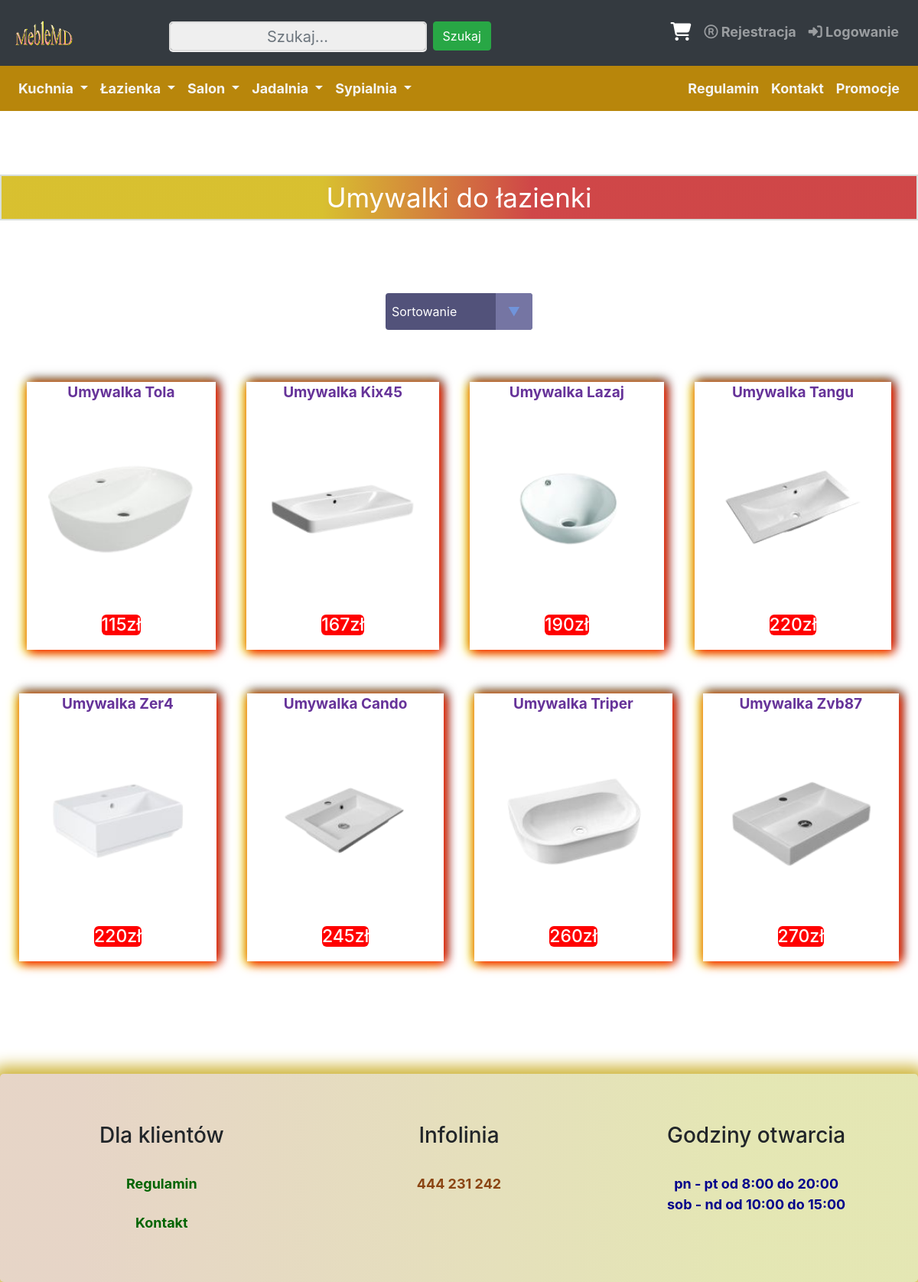
Page /lazienka_umywalki.php on the committed database.
### tables this page shows
CREATE TABLE `produkty` (
  `id` int(11) NOT NULL,
  `id_zdjec` varchar(15) DEFAULT NULL,
  `id_opisu_zdj` text NOT NULL,
  `nazwa` varchar(50) NOT NULL,
  `opis` text NOT NULL,
  `parametry` text NOT NULL,
  `cena` float NOT NULL,
  `ilosc` int(11) NOT NULL,
  `id_podkategoria` int(11) NOT NULL
);

### lazienka_umywalki.php (the view, shortened to what this page needs)
<?php
include("connect.php");
$sortowanie = isset($_POST['sort']) ? $_POST['sort'] : '';
?>
<!DOCTYPE html>
<html lang="pl">
<head>
<link href="style.css" rel="stylesheet" type="text/css" />
<link rel="stylesheet" href="https://maxcdn.bootstrapcdn.com/font-awesome/4.5.0/css/font-awesome.min.css">
<link rel="stylesheet" href="https://maxcdn.bootstrapcdn.com/bootstrap/4.5.2/css/bootstrap.min.css">
</head>
<body>
<div class="container-fluid">
<br><br><br>
 <?php
		echo'<nav class="navbar navbar-expand-xl bg-dark navbar-dark" style="position: relative;bottom:0.9cm;padding:17px">';
		echo'
				<a class="navbar-brand mx-auto" href="index.php"> <img class="img-fluid" src="images/logo.png" width="180" height="180"></a>
				<button class="navbar-toggler" type="button" data-toggle="collapse" data-target=".dual-collapse2">
					<span class="navbar-toggler-icon"></span>
				</button>';
				echo'<div class="navbar-collapse collapse w-100 order-2 dual-collapse2">';
				echo'<ul class="navbar-nav ml-auto">';
				echo'<li class="nav-item ">
				<form class="form-inline" action="wyszukiwarka.php" method="post" >
				<input class="form-control mr-sm-2 " name="wartosc" type="text" placeholder="Szukaj..." required>
				<button class="btn btn-success" text-center type="submit" style="position: relative; top:0.11cm;">Szukaj</button>
				</form>
				</li>';
				echo'</ul>';
				echo'</div>';
		echo'<div class="navbar-collapse collapse w-100 order-3 dual-collapse2">';
		echo'<ul class="navbar-nav ml-auto">';
		echo'  <li class="nav-item">';
		echo'   <a class="nav-link " href="wyswietlanie_koszyka.php">
		<i class="fa fa-shopping-cart"  data-toggle="tooltip" data-placement="bottom" title="Koszyk" style="font-size:24px;color:white; padding:1px"></i></a>';
		echo' 	</li>';
		if(isset($id_uzytkownika)!="")
			{}
			else{
		echo'  <li class="nav-item">';
		echo'   <a class="nav-link " href="rejestracja.php"><i class="fa fa-registered" aria-hidden="true"></i>  Rejestracja</a>';
		echo' 	</li>';
		echo'  <li class="nav-item ">';
		echo'   <a class="nav-link " href="logowanie.php"><i class="fa fa-sign-in" aria-hidden="true" ></i> Logowanie</a>';
		echo' 	</li>';
		}
		echo'</ul>';
		echo'  </div>';
		echo' </nav>';
		?>
<?php
if(isset($id_uzytkownika)!="")
	{
echo'
<nav class="navbar navbar-expand-xl navbar-dark " style="background-color:darkgoldenrod;position: relative; bottom:1.8cm;">
     <div class="mx-auto order-0">
        <a class="navbar-brand mx-auto" href="#"></a>
        <button class="navbar-toggler" type="button" data-toggle="collapse" data-target=".dual-collapse3">
            <span class="navbar-toggler-icon"></span>
        </button>
    </div>
    <div class="navbar-collapse collapse w-100 order-1 order-md-0 dual-collapse3">
        <ul class="navbar-nav mr-auto">
		<li class="nav-item dropdown">
      <a class="nav-link dropdown-toggle" style="color:whitesmoke;" href="#" id="navbardrop" data-toggle="dropdown">
       Kuchnia
      </a>
      <div class="dropdown-menu " style="background-color:darkgoldenrod">
        <a class="dropdown-item" href="krzesla_kuchnia.php">Krzesła</a>
        <a class="dropdown-item" href="stoly_kuchnia.php">Stoły</a></a>
        <a class="dropdown-item" href="szafki_kuchnia.php">Szafki</a>
		<a class="dropdown-item" href="blaty_kuchnia.php">Blaty</a>
      </div>
    </li>
	<li class="nav-item dropdown ">
      <a class="nav-link dropdown-toggle" style="color:whitesmoke;"  href="#" id="navbardrop" data-toggle="dropdown">
       Łazienka
      </a>
      <div class="dropdown-menu " style="background-color:darkgoldenrod">
        <a class="dropdown-item" href="lazienka_lustra.php">Lustra</a>
        <a class="dropdown-item" href="lazienka_umywalki.php">Umywalki</a></a>
        <a class="dropdown-item" href="lazienka_szafki.php">Szafki</a>
		<a class="dropdown-item" href="lazienka_akcesorie_lazienkowe.php">Akcesoria Łazienkowe</a>
      </div>
    </li>
	<li class="nav-item dropdown">
      <a class="nav-link dropdown-toggle" style="color:whitesmoke;"  href="#" id="navbardrop" data-toggle="dropdown">
       Salon
      </a>
      <div class="dropdown-menu" style="background-color:darkgoldenrod">
        <a class="dropdown-item" href="salon_stoly.php">Stoły</a>
        <a class="dropdown-item" href="salon_szafy.php">Szafy</a></a>
        <a class="dropdown-item" href="salon_narozniki.php">Narożniki</a>
		<a class="dropdown-item" href="salon_krzesla.php">Krzesła</a>
      </div>
    </li>
	<li class="nav-item dropdown">
      <a class="nav-link dropdown-toggle" style="color:whitesmoke;"  href="#" id="navbardrop" data-toggle="dropdown">
       Jadalnia
      </a>
      <div class="dropdown-menu" style="background-color:darkgoldenrod">
        <a class="dropdown-item" href="jadalnia_krzesla.php">Krzesła</a>
        <a class="dropdown-item" href="jadalnia_stoly.php">Stoły</a></a>
        <a class="dropdown-item" href="jadalnia_komody.php">Komody</a>
		<a class="dropdown-item" href="jadalnia_witryny.php">Witryny</a>
      </div>
    </li>
	<li class="nav-item dropdown">
      <a class="nav-link dropdown-toggle" style="color:whitesmoke;"  href="#" id="navbardrop" data-toggle="dropdown">
       Sypialnia
      </a>
      <div class="dropdown-menu" style="background-color:darkgoldenrod">
        <a class="dropdown-item" href="sypialnia_lozka.php">Łóżka</a>
        <a class="dropdown-item" href="sypialnia_szafy.php">Szafy</a></a>
        <a class="dropdown-item" href="sypialnia_materace.php">Materace</a>
		<a class="dropdown-item" href="sypialnia_lustra.php">Lustra</a>
      </div>
    </li>
        </ul>
    </div>
    <div class="navbar-collapse collapse w-100 order-3 dual-collapse3">
        <ul class="navbar-nav ml-auto">
		<li class="nav-item">
      <a class="nav-link" style="color:whitesmoke;" href="regulamin.php">Regulamin</a>
    </li>
	<li class="nav-item">
      <a class="nav-link "style="color:whitesmoke;" href="kontakt.php"> Kontakt</a>
    </li>
	<li class="nav-item">
      <a class="nav-link" style="color:whitesmoke;" href="promocja.php"> Promocje</a>
    </li>
        </ul>
    </div>
</nav>';
	}
	else{
echo'
<nav class="navbar navbar-expand-xl navbar-dark " style="background-color:darkgoldenrod;position: relative; bottom:0.9cm;">
    <div class="navbar-collapse collapse w-100 order-1 order-md-0 dual-collapse3">
        <ul class="navbar-nav mr-auto">
		<li class="nav-item dropdown">
      <a class="nav-link dropdown-toggle" style="color:whitesmoke;" href="#" id="navbardrop" data-toggle="dropdown">
       Kuchnia
      </a>
    </li>
	<li class="nav-item dropdown ">
      <a class="nav-link dropdown-toggle" style="color:whitesmoke;"  href="#" id="navbardrop" data-toggle="dropdown">
       Łazienka
      </a>
    </li>
	<li class="nav-item dropdown">
      <a class="nav-link dropdown-toggle" style="color:whitesmoke;"  href="#" id="navbardrop" data-toggle="dropdown">
       Salon
      </a>
    </li>
	<li class="nav-item dropdown">
      <a class="nav-link dropdown-toggle" style="color:whitesmoke;"  href="#" id="navbardrop" data-toggle="dropdown">
       Jadalnia
      </a>
    </li>
	<li class="nav-item dropdown">
      <a class="nav-link dropdown-toggle" style="color:whitesmoke;"  href="#" id="navbardrop" data-toggle="dropdown">
       Sypialnia
      </a>
    </li>
        </ul>
    </div>
    <div class="navbar-collapse collapse w-100 order-3 dual-collapse3">
        <ul class="navbar-nav ml-auto">
		<li class="nav-item">
      <a class="nav-link" style="color:whitesmoke;" href="regulamin.php">Regulamin</a>
    </li>
	<li class="nav-item">
      <a class="nav-link "style="color:whitesmoke;" href="kontakt.php"> Kontakt</a>
    </li>
	<li class="nav-item">
      <a class="nav-link" style="color:whitesmoke;" href="promocja.php"> Promocje</a>
    </li>
        </ul>
    </div>
</nav>';
	}
?>
	<div class="row text-center">
		<div class="col">
	<div class="napisek bg-dark text-white">
	<h67>
	Umywalki do łazienki</h67>
	</div>
	</div>
	</div>
	<br><br><br><br><br><br>
	<div class="text-center">
<form method="post" action = "">
    <div class="select">
   <select  name='sort' onchange="this.form.submit()">
<option value=''>Sortowanie</option>
</select>
</div>
</form>
<br><br>
	<?php
$wynik = mysqli_query($link,"Select * from produkty where id_podkategoria=7 ORDER BY cena ".$sortowanie)
or die('Błąd zapytania');
if(mysqli_num_rows($wynik) > 0) {
    while($r = mysqli_fetch_object($wynik)) {
		$id=$r->id;
            echo '<div class="element">';
		echo '<div class="obramowanie">';
		echo"<h10>";
	   echo "<a style='text-decoration:none'   href='product.php?product_id=$id'>";
        echo "<b>".$r->nazwa."</b>";
	echo "<br> </br>";
		 echo"<img class='zoom' src=images/".$r->id_zdjec.".png width='190' height'120'>";
		echo "<br> </br>";
		echo "</a>";
		 echo '<div class="cenaobw">';
echo "<b><h5>".$r->cena. "zł </h5></b>";
echo"</h10>";
echo "<br> </br>";
echo'</div>';
echo '</div>';
			echo '</div>';
    }
}
?>
		<br><br><br>
    <div class="jumbotron text-center" style="margin-bottom:0;">
<div class="row ">
    <div class="col-sm-4">
      <h3>Dla klientów</h3>
      <br>
<a href="regulamin.php" style="text-decoration: none; color:darkgreen;">Regulamin</a>
<br><br>
<a href="kontakt.php" style="text-decoration: none; color:darkgreen;"> Kontakt</a>
    </div>
    <div class="col-sm-4">
      <h3>Infolinia</h3>
      <br>
<p style="color:saddlebrown;">444 231 242</p>
</div>
<div class="col-sm-4">
    <h3> Godziny otwarcia</h3>
<br>
	<p style="color: darkblue;">pn - pt od 8:00 do 20:00
	<br>
	sob - nd od 10:00 do 15:00</p>
</div>
  </div>
</div>
</body>
</html>

### style.css (style rules this page uses)
html, body { overflow-x: hidden; }
body { background-image: url('https://img.freepik.com/darmowe-zdjecie/bialy-drewniany-stol-tlo_53876-89436.jpg?size=626&ext=jpg'); background-position: -99999px -99999px; }
body:before { content: ""; background-image: inherit; position: fixed; top: 0; left: 0; height: 100vh; width: 100%; -webkit-background-size: cover !important; -moz-background-size: cover !important; -o-background-size: cover; background-size: cover !important; z-index: -1; }
.jumbotron { background: rgb(222,138,69); background: linear-gradient(90deg, rgba(222,138,69,0.23573179271708689) 9%, rgba(222,224,104,0.4374124649859944) 82%); border-radius: 14px 14px 14px 14px; box-shadow: 0 0 20px 10px #CFB53B; }
.jumbotron p { font-size: 18px; font-weight: bold; }
.jumbotron a { font-size: 18px; font-weight: bold; }
.nav-item { font-size: 18px; }
.navbar-collapse li a { color:whitesmoke; font-weight: bold; }
.container-fluid { padding: 0px !important; position: relative; top:-1cm; }
select { -webkit-appearance:none; -moz-appearance:none; -ms-appearance:none; appearance:none; outline:0; box-shadow:none; border:0!important; background: #52527a; background-image: none; flex: 1; padding: 0 .5em; color:white; cursor:pointer; font-size: 1em; font-family: 'Open Sans', sans-serif; }
.select { margin: 0 auto !important; position: relative; display: flex; width: 12em; height: 3em; line-height: 3; overflow: hidden; border-radius: .25em; }
.select::after { content: '\25BC'; position: absolute; top: 0; right: 0; padding: 0 1em; background: #7575a3; cursor:pointer; pointer-events:none; transition:.25s all ease; color:#7094db; }
input[type="password"], input[type="text"] { border: 1px solid #a1a3a3; border-radius: 4px; box-shadow: 0 1px #fff; box-sizing: border-box; color: #696969; height: 39px; transition: box-shadow 0.3s; width: 240px; text-align: center; }
.obramowanie { width:300px; height:350px; max-width: 900px; margin: 0 auto; clear: none; width: 100%; text-align: center; transition: transform 0.3s; text-align:center; box-shadow: 3px 3px 13px red, yellow -3px 3px 13px, 3px -3px 13px; }
.element { display: inline-block; padding:20px; }
.element a { font-size:19px; color:rebeccapurple; }
img.zoom { position: relative; z-index: 1; }
@media screen and (-webkit-min-device-pixel-ratio:0) { .cenaobw { color:white; } }
@media screen and (-webkit-min-device-pixel-ratio:0) { .cenaobw h5 { margin-left: 98px; margin-right: 98px; background-color:red; font-size:23px; border-radius: 6px 6px 6px 6px; background-color:rgb(255, 0, 0); } }
.cenaobw { color:white; }
.cenaobw h5 { margin-left: 98px; margin-right: 98px; background-color:red; font-size:23px; border-radius: 6px 6px 6px 6px; background-color:rgb(255, 0, 0); }
.napisek { background: rgb(244,215,45); background: linear-gradient(90deg, rgba(244,215,45,0.8547794117647058) 35%, rgba(247,74,74,0.7959558823529411) 58%); padding: 2px; border: 2px solid #D8DFDC; font-size:35px; position: relative;top:1.3cm; color: whitesmoke; }
.napisek h67 { top: 27px; z-index: 1; }
input[type=text] { width: 220px; background-color: #efefef; color: #666; border: 2px solid #ddd; border-radius: 5px; font-size: 20px; padding: 10px; box-sizing: border-box; outline: none; margin-top: 10px; }

### rows in the picture
produkty: nazwa "Umywalka Tola", id_zdjec (picture), cena "115"
produkty: nazwa "Umywalka Kix45", id_zdjec (picture), cena "167"
produkty: nazwa "Umywalka Lazaj", id_zdjec (picture), cena "190"
produkty: nazwa "Umywalka Tangu", id_zdjec (picture), cena "220"
produkty: nazwa "Umywalka Zer4", id_zdjec (picture), cena "220"
produkty: nazwa "Umywalka Cando", id_zdjec (picture), cena "245"
produkty: nazwa "Umywalka Triper", id_zdjec (picture), cena "260"
produkty: nazwa "Umywalka Zvb87", id_zdjec (picture), cena "270"
